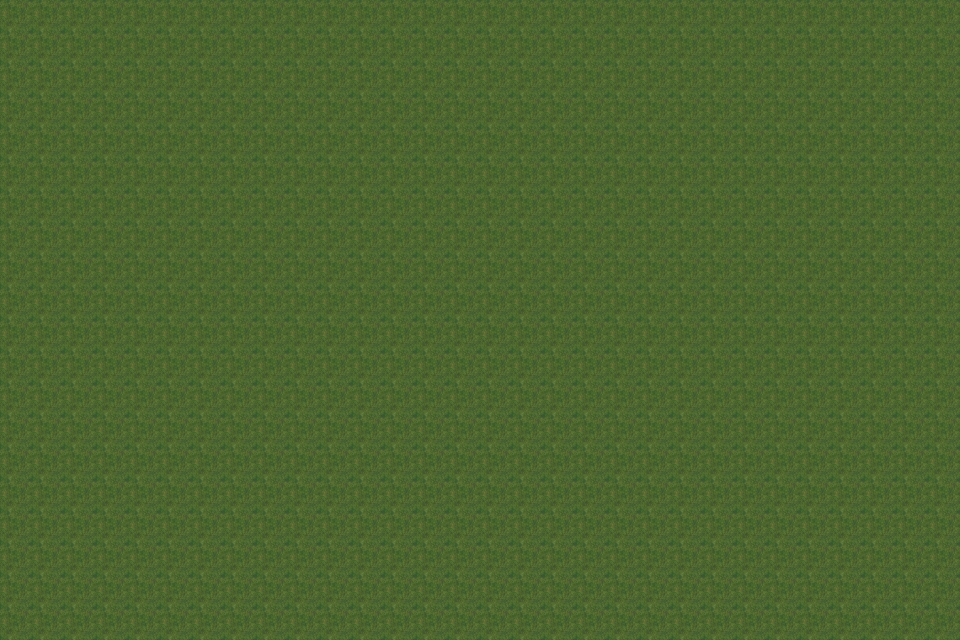

Tiled map render using the project's own tile images. Description and the whole map definition, tile-layer contents included, below:
An orthogonal 30x20 tile map with 32x32 px tiles, 1 tile layer (图块层 1).

<map version="1.10" tiledversion="1.11.2" orientation="orthogonal" renderorder="right-down" width="30" height="20" tilewidth="32" tileheight="32" infinite="0" nextlayerid="2" nextobjectid="1">
 <tileset firstgid="1" name="set" tilewidth="32" tileheight="32" tilecount="1" columns="1">
  <image source="tile.png" width="32" height="32" />
 </tileset>
 <layer id="1" name="图块层 1" width="30" height="20">
  <data encoding="csv">
1,1,1,1,1,1,1,1,1,1,1,1,1,1,1,1,1,1,1,1,1,1,1,1,1,1,1,1,1,1,
1,1,1,1,1,1,1,1,1,1,1,1,1,1,1,1,1,1,1,1,1,1,1,1,1,1,1,1,1,1,
1,1,1,1,1,1,1,1,1,1,1,1,1,1,1,1,1,1,1,1,1,1,1,1,1,1,1,1,1,1,
1,1,1,1,1,1,1,1,1,1,1,1,1,1,1,1,1,1,1,1,1,1,1,1,1,1,1,1,1,1,
1,1,1,1,1,1,1,1,1,1,1,1,1,1,1,1,1,1,1,1,1,1,1,1,1,1,1,1,1,1,
1,1,1,1,1,1,1,1,1,1,1,1,1,1,1,1,1,1,1,1,1,1,1,1,1,1,1,1,1,1,
1,1,1,1,1,1,1,1,1,1,1,1,1,1,1,1,1,1,1,1,1,1,1,1,1,1,1,1,1,1,
1,1,1,1,1,1,1,1,1,1,1,1,1,1,1,1,1,1,1,1,1,1,1,1,1,1,1,1,1,1,
1,1,1,1,1,1,1,1,1,1,1,1,1,1,1,1,1,1,1,1,1,1,1,1,1,1,1,1,1,1,
1,1,1,1,1,1,1,1,1,1,1,1,1,1,1,1,1,1,1,1,1,1,1,1,1,1,1,1,1,1,
1,1,1,1,1,1,1,1,1,1,1,1,1,1,1,1,1,1,1,1,1,1,1,1,1,1,1,1,1,1,
1,1,1,1,1,1,1,1,1,1,1,1,1,1,1,1,1,1,1,1,1,1,1,1,1,1,1,1,1,1,
1,1,1,1,1,1,1,1,1,1,1,1,1,1,1,1,1,1,1,1,1,1,1,1,1,1,1,1,1,1,
1,1,1,1,1,1,1,1,1,1,1,1,1,1,1,1,1,1,1,1,1,1,1,1,1,1,1,1,1,1,
1,1,1,1,1,1,1,1,1,1,1,1,1,1,1,1,1,1,1,1,1,1,1,1,1,1,1,1,1,1,
1,1,1,1,1,1,1,1,1,1,1,1,1,1,1,1,1,1,1,1,1,1,1,1,1,1,1,1,1,1,
1,1,1,1,1,1,1,1,1,1,1,1,1,1,1,1,1,1,1,1,1,1,1,1,1,1,1,1,1,1,
1,1,1,1,1,1,1,1,1,1,1,1,1,1,1,1,1,1,1,1,1,1,1,1,1,1,1,1,1,1,
1,1,1,1,1,1,1,1,1,1,1,1,1,1,1,1,1,1,1,1,1,1,1,1,1,1,1,1,1,1,
1,1,1,1,1,1,1,1,1,1,1,1,1,1,1,1,1,1,1,1,1,1,1,1,1,1,1,1,1,1
</data>
 </layer>
</map>
